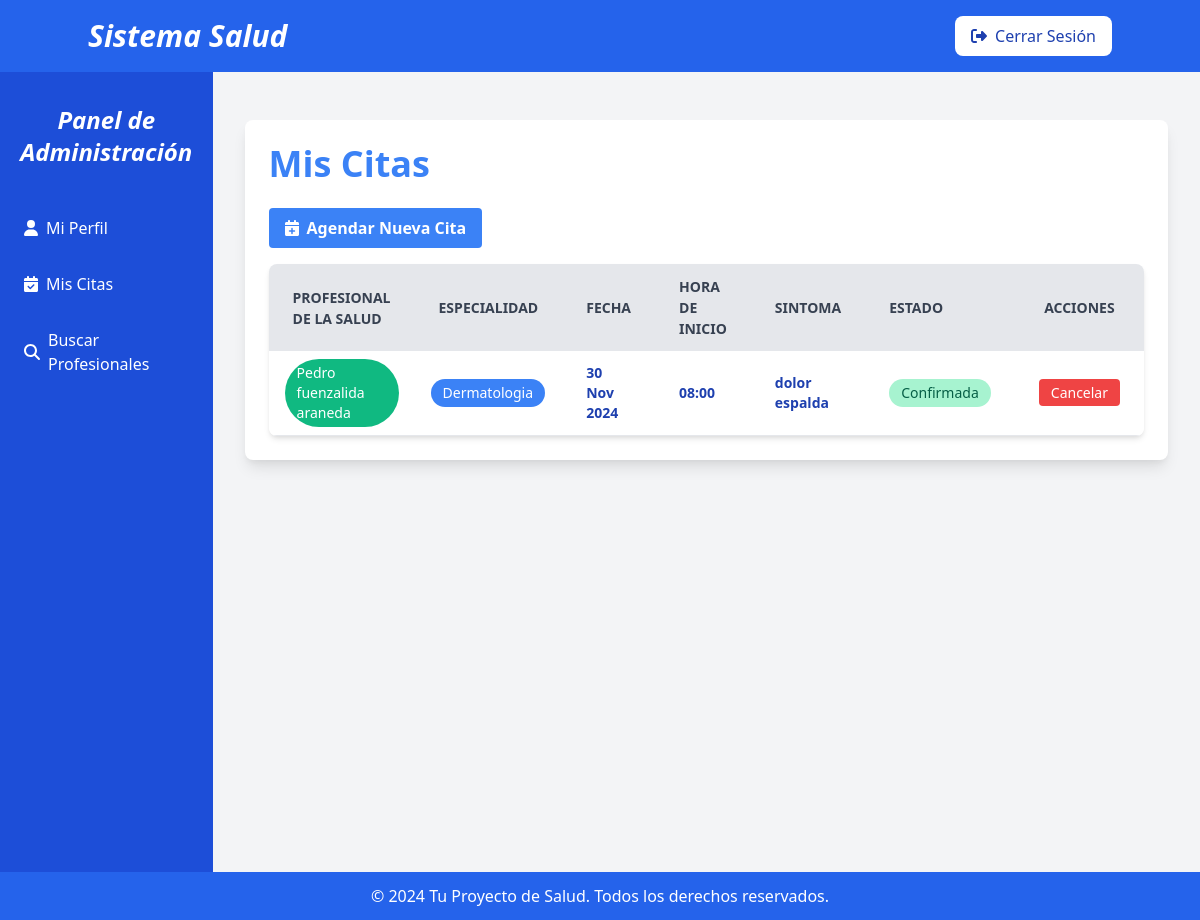
The page /citas/paciente/citas/ (signed in) on the database its author committed.
### citas/models.py (models this page shows, shortened)
class Cita(models.Model):
    ESTADO_CHOICES = [
        ('pendiente', 'Pendiente'),
        ('confirmada', 'Confirmada'),
        ('completada','Completada'),
        ('cancelada_paciente', 'Cancelada por el Paciente'),
        ('cancelada_profesional', 'Cancelada por el Profesional'),
    ]
    paciente = models.ForeignKey(CustomUser, on_delete=models.CASCADE, related_name='citas_paciente')
    profesional = models.ForeignKey(CustomUser, on_delete=models.CASCADE, related_name='citas_profesional')
    fecha = models.DateField()
    descripcion = models.TextField(blank=True)
    hora_inicio = models.CharField(max_length=10)  # Formato HH:MM
    es_bloqueado = models.BooleanField(default=False)
    duracion = models.IntegerField()  # Duración de la cita en minutos
    estado_cita = models.CharField(max_length=50, choices=ESTADO_CHOICES, default='pendiente')
    notas = models.TextField(blank=True, null=True)
    objects = CitaManager()  # Usar el manager personalizado
    def completada(self):
        """Completada la cita por el profesional."""
        self.estado_cita = 'completada'
        self.save()
    class Meta:
        ordering = ['fecha']
        indexes = [
            models.Index(fields=['fecha']),
            models.Index(fields=['estado_cita']),
        ]

### usuarios/models.py (models this page shows, shortened)
class CustomUser(AbstractUser):
    USER_TYPE_CHOICES = [
        ('paciente', 'Paciente'),
        ('profesional', 'Profesional de la Salud'),
    ]
    user_type = models.CharField(max_length=100, choices=USER_TYPE_CHOICES)
    email = models.EmailField(unique=True)
    full_name = models.CharField(max_length=100)
    phone = models.CharField(max_length=15)
    comuna = models.CharField(max_length=100, blank=True, null=True)
    ciudad = models.CharField(max_length=100, blank=True, null=True)
    bio = models.TextField(blank=True, null=True)
    profile_picture = models.ImageField(upload_to='profile_pics/', blank=True, null=True)
    specialties = models.CharField(max_length=200, blank=True, null=True)
    rating = models.DecimalField(max_digits=3, decimal_places=2, null=True, blank=True)
    class Meta:
        indexes = [
            models.Index(fields=['ciudad']),
            models.Index(fields=['comuna']),
            models.Index(fields=['specialties']),
        ]

### citas/views.py (the view)
# urls.py: path('paciente/citas/', views.lista_citas_paciente, name='lista_citas_paciente'),
@login_required
def lista_citas_paciente(request):
    citas = Cita.objects.filter(paciente=request.user)
    return render(request, 'citas/lista_citas_paciente.html', {'citas': citas})

### templates/citas/lista_citas_paciente.html
{% extends 'base.html' %}
{% block content %}
<div class="container mx-auto mt-6 p-6 bg-white shadow-lg rounded-lg">
    <h2 class="text-4xl font-bold text-blue-500 mb-6">
        Mis Citas
    </h2>
    <div class="mb-4">
        <a href="{% url 'citas:agendar_cita' %}" class="bg-blue-500 hover:bg-blue-700 text-white font-bold py-2 px-4 rounded inline-flex items-center">
            <i class="fas fa-calendar-plus mr-2"></i> Agendar Nueva Cita
        </a>
    </div>
    <div class="overflow-x-auto rounded-lg shadow-md">
        <table class="min-w-full bg-white">
            <thead>
                <tr class="bg-gray-200 text-gray-700 uppercase text-sm leading-normal">
                    <th class="py-3 px-6 text-left">Profesional de la Salud</th>
                    <th class="py-3 px-6 text-left">Especialidad</th>
                    <th class="py-3 px-6 text-left">Fecha</th>
                    <th class="py-3 px-6 text-left">Hora de Inicio</th>
                    <th class="py-3 px-6 text-left">Sintoma</th>
                    <th class="py-3 px-6 text-left">Estado</th>
                    <th class="py-3 px-6 text-center">Acciones</th>
                </tr>
            </thead>
            <tbody class="text-gray-600 text-sm font-light">
                {% for cita in citas %}
                    <tr class="border-b border-gray-200 hover:bg-gray-100">
                        <td class="py-2 px-4 border-b"><span class="inline-block bg-green-500 text-white rounded-full px-3 py-1">{{ cita.profesional.full_name }}</span></td>
                        <td class="py-2 px-4 border-b"><span class="inline-block bg-blue-500 text-white rounded-full px-3 py-1">{{ cita.profesional.specialties }}</span></td>
                        <td class="py-3 px-6 text-left">
                            <span class="text-blue-800 font-semibold">{{ cita.fecha|date:"d M Y" }}</span>
                        </td>
                        <td class="py-3 px-6 text-left">
                            <span class="text-blue-800 font-semibold">{{ cita.hora_inicio }}</span>
                        </td>
                        <td class="py-3 px-6 text-left">
                            <span class="text-blue-800 font-semibold">{{ cita.descripcion }}</span>
                        </td>
                        <td class="py-3 px-6 text-left">
                            {% if cita.estado_cita == 'confirmada' %}
                                <span class="inline-block bg-green-200 text-green-800 rounded-full px-3 py-1">Confirmada</span>
                            {% elif cita.estado_cita == 'cancelada_paciente' %}
                                <span class="inline-block bg-red-200 text-red-800 rounded-full px-3 py-1">Cancelada por el Paciente</span>
                            {% elif cita.estado_cita == 'cancelada_profesional' %}
                                <span class="inline-block bg-red-200 text-red-800 rounded-full px-3 py-1">Cancelada por el Profesional</span>
                            {% elif cita.estado_cita == 'completada' %}
                                <span class="inline-block bg-blue-500 text-white rounded-full px-3 py-1">Completada</span>
                            {% else %}
                                <span class="inline-block bg-yellow-200 text-yellow-800 rounded-full px-3 py-1">Pendiente</span>
                            {% endif %}
                        </td>
                        <td class="py-3 px-6 text-center">
                            {% if cita.estado_cita  == 'pendiente' %}
                                <a href="{% url 'citas:cambiar_estado_cita' cita.id 'cancelada_paciente' %}" class="bg-red-500 hover:bg-red-600 text-white py-1 px-3 rounded text-sm">Cancelar</a>
                            {% elif cita.estado_cita == 'confirmada' %}
                            <a href="{% url 'citas:cambiar_estado_cita' cita.id 'cancelada_paciente' %}" class="bg-red-500 hover:bg-red-600 text-white py-1 px-3 rounded text-sm">Cancelar</a>
                            {% endif %}
                        </td>
                    </tr>
                {% empty %}
                    <tr>
                        <td colspan="7" class="py-4 text-center text-gray-500">No tienes citas asignadas</td>
                    </tr>
                {% endfor %}
            </tbody>
        </table>
    </div>
</div>
{% endblock %}

### rows shown on the page
Cita: profesional.full_name "Pedro fuenzalida araneda", profesional.specialties "Dermatologia", fecha "30 Nov 2024", hora_inicio "08:00", descripcion "dolor espalda", estado_cita "Confirmada"
